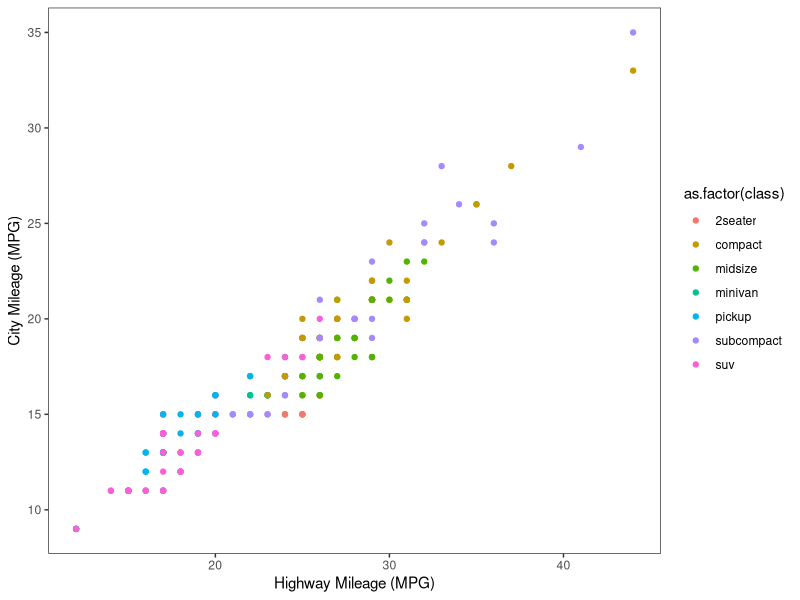
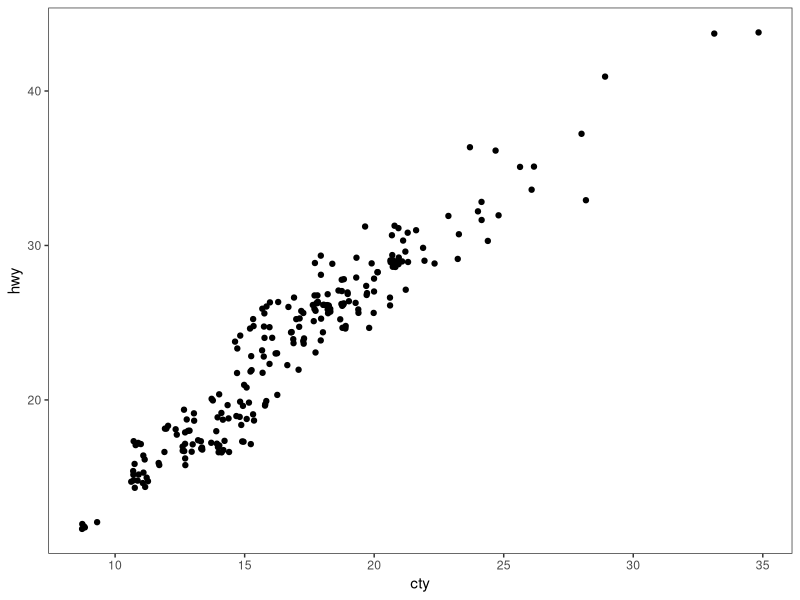
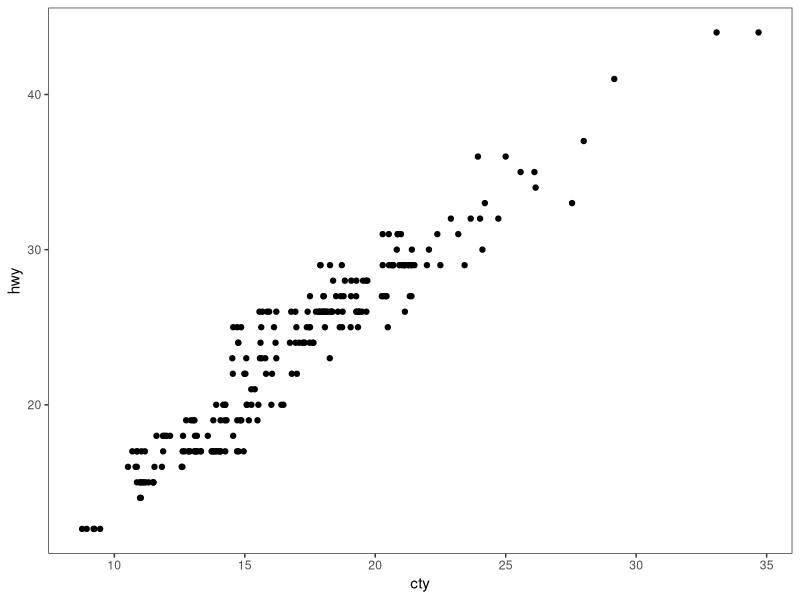

Write the R code that produced these figures, in order. (Note: this script raises an error after producing the figures.)
# ---------------------------------------------------------- #
#### MODULE 3: Plot even more data!                       ####               
# ---------------------------------------------------------- #

## OBJECTIVE:
# 1. To develop a "grammar of graphics".
# 2. To become comfortable using ggplot2 for exploratory data visualization.


# ---------------------------------------------------------- #
#### SET UP:                                              ####
# ---------------------------------------------------------- #
# REMINDER: In RStudio, open the Rproject for our course (UNCG_DataWrangling), 
# pull any changes from GitHub, and navigate to the branch you created for 
# yourself (just a single branch for the whole semester) in RStudio's Git tab.
# Open this week's assignment in this new branch to complete and submit on GitHub.
# Ideally, you'll commit your answers a bit at a time as you work through
# this assignment, rather than committing all at once at the end.

# Reminder of some helpful resources for graphing in R:
# ggplot Cookbook: http://www.cookbook-r.com/Graphs/
# Official ggplot2 Book: https://ggplot2-book.org/
# Themes in ggplot2: https://ggplot2-book.org/polishing.html#themes

# In ggplot2, aesthetic means “something you can see”. Each aesthetic is a
# mapping between a visual cue and a variable.
# Examples include:
# position (i.e., on the x and y axes)
# color (“outside” color)
# fill (“inside” color)
# shape (of points)
# line type
# size

# Each type of geometric object (geom) accepts only a subset of all aesthetics.
# Refer to the geom help pages to see what mappings each geom accepts. Aesthetic
# mappings are set with the aes() function.

# TASK: We will be using the ggplot2 package for graphing. Fortunately, ggplot2 
# is nested within the tidyverse package (along with many others).
# Start by writing code to load the tidyverse library.
# HINT: see the end of assignment #1 if you forgot how to load a package.

library(tidyverse)

# TASK: Write code below to set your theme to black and white and both your major
# AND minor gridlines to element_blank for all plots you'll be making today.
# HINT: Check back to last week's assignment section 1.9 for setting themes for
# all plots.

theme_set(theme_bw())
theme_update(panel.grid.major=element_blank(),
             panel.grid.minor=element_blank())


# ---------------------------------------------------------- #
#### 1.0 CORRELATION                                      ####
# ---------------------------------------------------------- #

# We learned how to make correlations last week, but it never hurts to get
# more practice! Let's start by using a data set built into ggplot2.
# The mpg dataset looks at the gas efficiency of different cars. Run the following
# code to load the data:
data(mpg, package = "ggplot2")

# TASK: Create a scatterplot (i.e., a dot plot) to relate city and highway mileage.
# Color the points by the class of car (class column) and label the x and y axis 
# to be more informative (City Mileage (MPG) vs Highway Mileage (MPG)).
# HINT: Refer back to last week's assignment or the ggplot help resources if you 
# forget how to make a scatterplot.

ggplot(mpg, aes(x=hwy,y=cty))+
  xlab('Highway Mileage (MPG)')+
  ylab('City Mileage (MPG)')+
  geom_point(aes(color=as.factor(class)))

# Looks alright, but the graph may be hiding some information...
# QUESTION: How many data points are in the mpg dataframe?

str(mpg)
# There are 234 obs. in 11 columns

# QUESTION: Approximately how many dots are in the graph you just made? How does
# that compare to the number of observations in the dataframe?

# There are roughly 78 points on the graph, which is a lot smaller than
# The number of observations.

# Try another correlation-focused geom that addresses this problem by running
# the following code:
ggplot(data=mpg, aes(x=cty, y=hwy)) + 
  geom_jitter()


# QUESTION: What happened when you created the plot with geom_jitter?

# A LOT more observations were added to the plot and some points were added in randomly.

# QUESTION: Run the code to create a plot using geom_jitter a second time. Then run it
# again and again. What happens each time? Why is this happening?

# The graph slightly shifts because the geom_jitter() function randomly moves the points 
# along the x and y axises.

# TASK: The default in geom_jitter is to jitter (or slightly move) the points away
# from each other in both the x and y directions. Check the help file for geom_jitter
# and write code below to make a graph where you jitter points in only the x-dimension
# by 0.5.

ggplot(data=mpg, aes(x=cty, y=hwy)) + 
  geom_jitter(height= F, width=0.5)

# ---------------------------------------------------------- #
#### 1.1 DETOUR! COLORS, COLORS, COLORS                   ####
# ---------------------------------------------------------- #

# Our world is so colorful, and our graphs can be too! But we want to be mindful
# of our color choices to not only be beautiful, but also informative and accessible.

# TASK: Create a new dataframe that filters our mpg data down to only information
# for car classes compact, midsize, and suv using an %in% statement. Name your 
# new dataframe mpgSubset.
# HINT: Refer back to the Transform assignment if you want help with %in% (or 
# try googling!)


# ggplot has lots of nice (and some not so nice) built-in color palettes that we 
# can use to fill our bars with color. Try running the following code:
ggplot(data=mpgSubset, aes(x=cty, y=hwy, color=class)) +
  geom_jitter()

# The code above supplies us with ggplot's default color palette, which I find not
# so pleasing. Let's try to change this!

# We can add a statement specifying the scale of colors we would prefer. One way
# to do this is to use other pre-set palettes from ggplot. Run the code below to 
# ask ggplot to use the color brewer's palette called Set 1.
ggplot(data=mpgSubset, aes(x=cty, y=hwy, color=class)) +
  geom_jitter() +
  scale_color_brewer(palette="Set1")

# Alternatively, we could use the "RdBu" palette:
ggplot(data=mpgSubset, aes(x=cty, y=hwy, color=class)) +
  geom_jitter() +
  scale_color_brewer(palette="RdBu")

# QUESTION: Investigate the color brewer's range of palettes at this website: 
# https://r-graph-gallery.com/38-rcolorbrewers-palettes.html
# What do you notice about the colors chosen from each of the palettes that we
# used above? (i.e., does it use the first three colors in the palette? The last
# three? Some other combination?)


# We could also pick out EXACTLY which colors we want for our figure. 
# There are 4 main ways to specify colors in R:
### by name
### by number
### by Hex code
### with the rgb() function

# By Name: R allows you to call more than 600 colors by name! Run the following
# code to see a list:
colors()

# We can put in the colors we chose for each variable by adding the 
# scale_color_manual() function to our plot. Try it out by running the following
# code:
ggplot(data=mpgSubset, aes(x=cty, y=hwy, color=class)) +
  geom_jitter() +
  scale_color_manual(values=c('midnightblue', 'cornflowerblue', 'tomato3'))


# You can also chose colors by number, which are assigned in R.

# TASK: Copy and paste the code to make our scatterplot and replace the color names
# with three numbers of your choice (between 1 and 657). How does your new figure look?
# HINT: remember to remove the quotation marks when calling numbers.


# QUESTION: How do you think you could figure out which color name belongs to
# each color number?
# HINT: Try creating a dataframe from color() by passing it into the
# as.data.frame() function.


# You can also chose colors by Hex code. A Hex color code is a 6-symbol code made
# of up to three 2-symbol elements (6 symbols in length all together). Each of 
# the 2-symbol elements represents a color value in the Red-Green-Blue (RGB) color
# scale from 0 to 255. Hex codes are written with a # in front of them. Let's try
# out calling our colors using hex code.
ggplot(data=mpgSubset, aes(x=cty, y=hwy, color=class)) +
  geom_jitter() +
  scale_color_manual(values=c('#191970', '#6495ED', '#FF6347'))

# There are two great things about hex codes. First, you can call ANY color you 
# want with a hex code. That is, you're not limited to the 657 colors that are
# in ggplot. By specifying the color by hex code, you can pick literally anything!

# TASK: Google the search term "color picker". This should bring up google's color
# picker (in addition to a billion other color picking websites). Use this color
# picker to generate the hex codes for three new colors of your choice. Then copy
# and paste the above code, replacing the hex codes with your color choices.


# The second great thing about hex codes is that you can control the transparency
# of your colors. Transparency is set in a hex code by adding two extra symbols
# to the end, which together make up the "alpha" element. Adding 00 to the end 
# of your hex code will make your color completely transparent, while adding FF 
# to the end will make it completely opaque. Any number/letters in-between will 
# result in partial transparency. You can find a complete list of transparencies
# between 0-100% here: https://gist.github.com/lopspower/03fb1cc0ac9f32ef38f4

# TASK: Try out transparency by copying and pasting your graph code below and
# adding the alpha element to the end of each of your hex codes to make your
# first color 0% transparent, your second color 50% transparent, and your third
# color 100% transparent.


# QUESTION: What happened to the point that you set to 100% transparent?


# Finally, we can set our colors using the rgb() function. This operates very
# similarly to the hex code, where you can pick exactly the color and transparency
# you want. Try it out by running the following code:
ggplot(data=mpgSubset, aes(x=cty, y=hwy, color=class)) +
  geom_jitter() +
  scale_color_manual(values=c(rgb(.10, .10, .44, 1), rgb(.39, .58, .93, 1), rgb(1.0, .39, .28, 1)))

# TASK: Modify the above code to make all of your points 50% transparent.

# There are so many inventive and artistic people in the world who have expanded
# the offerings for colors in ggplot. Check out some notable ones listed below
# when choosing colors for this assignment.
### Color-blind friendly palettes: https://github.com/JLSteenwyk/ggpubfigs
### Color palettes from vintage National Parks posters: https://github.com/katiejolly/nationalparkcolors
### Color palettes based on Wes Anderson movies: https://github.com/karthik/wesanderson
### Color palettes from famous Dutch paintings: https://github.com/EdwinTh/dutchmasters


# ---------------------------------------------------------- #
#### 1.2 DETOUR! LEGENDS                                  ####
# ---------------------------------------------------------- #

# When you specify colors in your ggplot code, R throws in a bonus legend for free!
# However, this legend is often not as clear or visually appealing as we might 
# prefer. But as with all geometric objects in ggplot, legends can be easily altered.

# Run the following code to create a scatter plot. Feel free to modify the colors
# as you prefer!
ggplot(data=mpgSubset, aes(x=cty, y=hwy, color=class)) +
  geom_jitter()

# QUESTION: Where did ggplot get the legend title and values from?


# We could change the title and values in our legend by altering the dataframe
# we are passing into ggplot. But that seems a bit drastic. Instead, we can 
# lean on the same code that specifies our color picks to alter the legend text.
# Try it out by running the following code:
ggplot(data=mpgSubset, aes(x=cty, y=hwy, color=class)) + 
  geom_jitter() + 
  scale_color_manual(values=c('#FCBA03', '#380754', '#496916'),
                     name='Class of Car', 
                     breaks=c('suv', 'midsize', 'compact'), 
                     labels=c('SUV', 'Midsize', 'Compact'))


# TASK: Label each line of the code above with what it is doing.
# HINT: Check the scale_color_manual help file or ggplot Cookbook for more info.


# IMPORTANT: It is important to pay attention to the order you provide ggplot with 
# your color choices and legend labels! Try running the following code:
ggplot(data=mpgSubset, aes(x=cty, y=hwy, color=class)) + 
  geom_jitter() + 
  scale_color_manual(values=c('#FCBA03', '#380754', '#496916'), 
                     name='Class of Car', 
                     breaks=c('suv', 'midsize', 'compact'), 
                     labels=c('Compact', 'SUV', 'Midsize')) 


# QUESTION: What is wrong with the code above? Why is it so important to be
# careful with the order you pass information into ggplot?


# While changing the legend text and factor order takes place in the scale_color_manual
# step, moving the legend around on the graph page is part of the graph theme. We
# can try this out using the code below:
ggplot(data=mpgSubset, aes(x=cty, y=hwy, color=class)) + 
  geom_jitter() + 
  theme(legend.position='top')


# TASK: Modify the code above to have the legend display along the bottom of
# the figure.


# We can also have the legend located within the area of the graph itself! We can 
# do this by specifying the coordinates for where the legend should go within the
# graph axes. First we set the legend position and then we set the anchoring 
# position by justifying the legend.
### bottom left: 0,0
### bottom right: 1,0
### top left: 0,1
### top right: 1,1

# Try it out by running the following code:
ggplot(data=mpgSubset, aes(x=cty, y=hwy, color=class)) + 
  geom_jitter() + 
  theme(legend.position=c(1,0), legend.justification=c(1,0))

# QUESTION: What happens if you don't include the code for legend justification
# above?


# TASK: Copy and paste the code from above. Modify it to place the legend in the
# upper left part of the graph.


# Finally, we might want to remove the legend altogether! We would do so by
# modifying the theme as well. 

# TASK: Check the ggplot cookbook to find the legends section. Read what it says 
# about removing the legend. Then copy and paste the graph code from above. Modify
# the code to remove the legend.


# ---------------------------------------------------------- #
#### 2.0 DEVIATION                                        ####
# ---------------------------------------------------------- #

# Used to compare variation in values between small number of items (or categories) 
# with respect to a fixed reference.

# Whether the graphical type is a deviation graph or a composition graph (or a 
# ranking graph) may depend on the underlying data structure.

# We used geom_bar() last week with factor data to create a bar graph. But
# geom_bar() is a bit tricky because it can make EITHER a bar graph or a histogram
# depending on the data you give it. The default of geom_bar() is to set stat to 
# count so if you give it just a continuous x value, it will make a histogram. Try
# it with the following code:
ggplot(data=mpg, aes(x=hwy)) + 
  geom_bar()

# In order to have the geom create bars and not a histogram, you must:
# 1) Set stat = identity
# 2) Provide both an x and a y inside the aes(), where x is either a character 
# or factor and y is numeric.

# TASK: Create a dataframe of summary statistics for the mpg data, calculating the
# mean, standard deviation, and standard error for highway mpg grouping by class.
# Name the resulting dataframe highwayMPG and your new variables hwy_mean, hwy_sd,
# and hwy_se.
# HINT: Look back at the Transform assignment if you forget how to summarize the
# data. Also recall, standard error = 1.96*standard deviation.


# TASK: Create a bar graph showing the average highway MPG on the y-axis and 
# car class on the x-axis. Fill the bars by class. Add in error bar caps that are 20%
# the width pf the bars.
# HINT: Don't forget to change stat from the default in your geom_bar() statement!


# ---------------------------------------------------------- #
#### 2.1 DETOUR! COLORS AND LEGENDS, AGAIN                ####
# ---------------------------------------------------------- #

# Recall that some geometric elements require fills instead of (or sometimes in
# addition to) colors.

# TASK: Create a bar graph with the mpg summary stats with the following parameters:
# (1) Black bar outline
# (2) Bars filled with the color brewer palette "Dark2" using the scale_fill_manual
#     statement
# (3) No legend
# (4) Informative x- and y-axis labels. 

# HINT: Carefully consider whether your color and/or fill should go within an aes() 
# statement, the scale_fill_manual or scale_color_manual statements, or neither.
# If in doubt, try a bunch of ways until it looks how we want it. And consult 
# your helpful ggplot resources on the web.


# ---------------------------------------------------------- #
#### 2.2 DETOUR! AXIS MODIFICATIONS                       ####
# ---------------------------------------------------------- #

# Run the following code, feeling free to modify colors as you prefer:
ggplot(data=highwayMPG, aes(x=class, y=hwy_mean, fill=class)) +
  geom_bar(stat='identity') 

# QUESTION: Where is ggplot getting the x-axis tick labels from?


# Often our tick labels are not the best. We can modify them to be more informative
# or visually appealing by directly modifying the dataframe, but again this feels
# a bit extreme. Instead, we can directly modify the scale of the axis. For axes
# that deal with categories, we are setting the discrete scale. Try it out by
# running the following code:
ggplot(data=highwayMPG, aes(x=class, y=hwy_mean, fill=class)) +
  geom_bar(stat='identity') +
  scale_x_discrete(labels=c('sport', 'compact', 'midsize', 'minivan', 'pickup', 'subcompact', 'SUV'))

# We can also change the scale of the continuous axes, including how large they are
# and where the tick marks fall as follows:
ggplot(data=highwayMPG, aes(x=class, y=hwy_mean, fill=class)) +
  geom_bar(stat='identity') +
  scale_y_continuous(breaks=seq(0, 50, 10)) +
  coord_cartesian(ylim=c(0,50))

# QUESTION: Try running the code above without the coord_cartesian() statement. 
# What is surprising about the resulting graph? Based on this result, what do you
# think the coord_cartesian() statement does?


# We can also add a statement into the scale discrete or continuous statements
# to name our axes, rather than putting in a whole separate step of xlab() or ylab().
# Try it out with the following code:
ggplot(data=highwayMPG, aes(x=class, y=hwy_mean, fill=class)) +
  geom_bar(stat='identity') +
  scale_x_discrete(name='Class of Car') +
  scale_y_continuous(name='Mean Highway MPG')


# Finally, we can flip our axes easily in ggplot as follows:
ggplot(data=highwayMPG, aes(x=class, y=hwy_mean, fill=class)) +
  geom_bar(stat='identity') +
  coord_flip()


# TASK: Let's put it all together. Make a graph of the mpg summary stats with the
# following specifications:
# (1) color by class of car using a color scheme of your choice (not the default)
# (2) plot the class of car on the x-axis and the highway MPG on the y axis
# (3) include better names for the x- and y-axis titles
# (4) include better names for the car classes
# (5) set the scale of the highway mpg to run from 0 to 30 with breaks every 5 
# (6) flip your axes
# (7) remove the legend


# ---------------------------------------------------------- #
#### 3.0 RANKING                                          ####
# ---------------------------------------------------------- #
# Used to compare the position or performance of multiple items with respect to 
# each other. Actual values matters somewhat less than the ranking.

# TASK: Create a dataframe of summary statistics for the mpg data, calculating the
# mean, standard deviation, and standard error for CITY mpg grouping by class.
# Name the resulting dataframe cityMPG and your new variables city_mean, city_sd,
# and city_se.
# HINT: Look back at the Transform assignment if you forget how to summarize the
# data. Also, standard error = 1.96*standard deviation.


# Now we want to plot our data in order from smallest to largest city MPG to get
# a ranking. To do so, we need to use the reorder() function to rearrange the data
# going into our x-axis.
ggplot(cityMPG, aes(x=reorder(class, city_mean), y=city_mean)) + 
  geom_bar(stat="identity")

# TASK: Recreate the above ranking figure to include the following:
# (1) class of car on the x-axis with informative axis and tick labels
# (2) MPG ordered from highest to lowest (hint: try google if you're unsure)
# (3) bars with dary grey outlines and filled by class with your favorite color scheme
# (4) error bars with end caps 30% the width of the bars
# (5) y-axis from 0 to 30 with tick marks every 5
# (6) no legend.


# ---------------------------------------------------------- #
#### 4.0 DISTRIBUTION                                     ####
# ---------------------------------------------------------- #
# When you have lots and lots of data points and want to study where and how the
# data points are distributed.

# Histograms can be accomplished with either geom_bar() or geom_histogram()
ggplot(mpg, aes(hwy)) + 
  geom_histogram()

# TASK: Recreate the graph above, but using geom_bar() instead


# TASK: Try making a histogram with the categorical variable 'manufacturer'.
# What error message do you get?


# QUESTION: What happens when you follow the advice of the error message and 
# make stat='count'?
ggplot(mpg, aes(manufacturer)) + 
  geom_histogram(stat="count")


# TASK: Make a boxplot comparing the distribution of cty (city mileage) for
# each class of car.
# HINT: Look back to last week if you forget how to make a boxplot.


# We can also make a different type of distribution, a violin plot using the 
# geom_violin statement as follows:
ggplot(mpg, aes(x=class, y=cty)) + 
  geom_violin()

# QUESTION: What does a violin plot show? Check google if you're unsure.


# ---------------------------------------------------------- #
#### 5.0 COMPOSITION                                      ####
# ---------------------------------------------------------- #
# Bar charts and pie charts are classic ways of showing composition of a dataset.

# TASK: Let's get some data for this task by determining the number of cars from 
# each car manufacturer in our mpg dataframe. We can do this as follows:
manufacturerFreq <- mpg %>% 
  group_by(manufacturer) %>% 
  summarize(frequency=length(manufacturer)) %>% 
  ungroup()

# TASK: Make a bar graph of the number of cars (frequency) by manufacturer using
# the dataframe we created above.


# We can switch the bar chart you created above into a pie chart simply by changing
# the coordinate system through a series of steps as follows:

ggplot(manufacturerFreq, aes(x=manufacturer, y=frequency)) +
  geom_bar(stat="identity") +
  coord_polar()

ggplot(manufacturerFreq, aes(x=manufacturer, y=frequency, fill=manufacturer)) +
  geom_bar(stat="identity") +
  coord_polar()

ggplot(manufacturerFreq, aes(x="", y=frequency, fill=manufacturer)) +
  geom_bar(stat="identity", width=1) +
  coord_polar()

ggplot(manufacturerFreq, aes(x="", y=frequency, fill=manufacturer)) +
  geom_bar(stat="identity", width=1) +
  coord_polar(theta="y")

ggplot(manufacturerFreq, aes(x="", y=frequency, fill=manufacturer)) +
  geom_bar(stat="identity", width=1) +
  coord_polar(theta="y", start=0) +
  theme_void() +
  theme(legend.title = element_text(size = 12.5), 
        legend.text  = element_text(size = 8.5),
        legend.key.size = unit(.75, "lines"))

# TASK: Annotate the code below to describe what each line does:
ggplot(manufacturerFreq, aes(x="", y=frequency, fill=manufacturer)) +
  geom_bar(stat="identity", width=1) +
  coord_polar(theta="y", start=0) +
  theme_void() +
  theme(legend.title = element_text(size = 12.5), 
        legend.text  = element_text(size = 8.5),
        legend.key.size = unit(.75, "lines"))


# ---------------------------------------------------------- #
#### 6.0 CHANGE                                           ####
# ---------------------------------------------------------- #

# Time series are often best visualized with line graphs. Let's try this out
# with some new data:
data("economics")

# TASK: Use the economics dataset to plot the number of people who are unemployed
# over time (unemploy vs date). Make a scatterplot, then connect the points with 
# lines using geom_line().
# HINT: use ?economics to get more information about this dataset.




# ---------------------------------------------------------- #
#### GROUPS AND MAPS                                      ####
# ---------------------------------------------------------- #

# Let's save these for group project options, this assignment is really long!









# REMEMBER: Save and push your script when you're done with this assignment!
